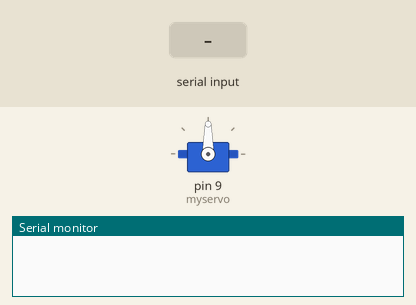
Simulated run of this sketch. Board: Arduino Uno, built with avr-gcc and run on an emulated ATmega328P. On the bench: servo, the last lines printed to the serial monitor. The inputs (shaded band) are chosen by the test bench.

Above: at 1.2 s.
1.3 s: "30,150\n" received over Serial
At 3.5 s:
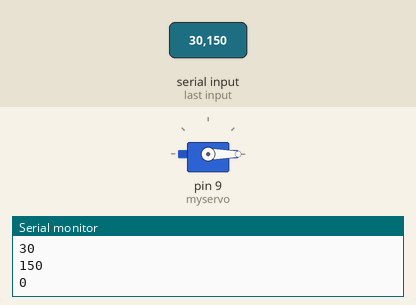
3.8 s: "90,45\n" received over Serial
At 4.6 s:
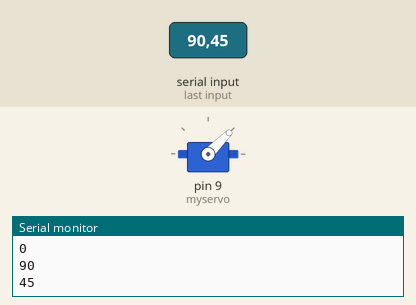
6.3 s: "200\n" received over Serial
At 7.1 s:
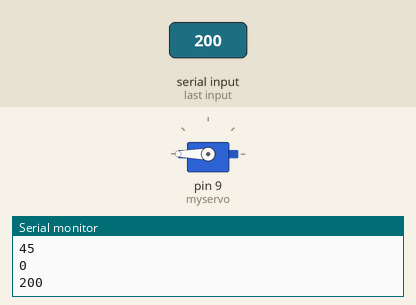
Timing chart, 0 to 9.3 s (numbered marks = the images above; inputs shaded):
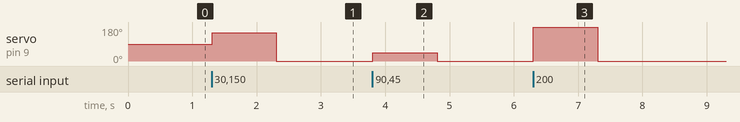

The sketch:

servo180_deneme.ino
```cpp
#include <Servo.h>

Servo myservo;

void setup() {
  Serial.begin(9600);
  myservo.attach(9);
}

void loop() {
  if (Serial.available()) {
    int pos = Serial.parseInt();
    myservo.write(pos);
    Serial.println(pos);
  }
}
```

Measured:
- after the input at 1.3 s, servo on pin 9 (myservo): 90° → 150° at once, → 0° 1.0 s later
- after the input at 3.8 s, servo on pin 9 (myservo): 0° → 45° at once, → 0° 1.0 s later
- after the input at 6.3 s, servo on pin 9 (myservo): 0° → 180° at once, → 0° 1.0 s later
